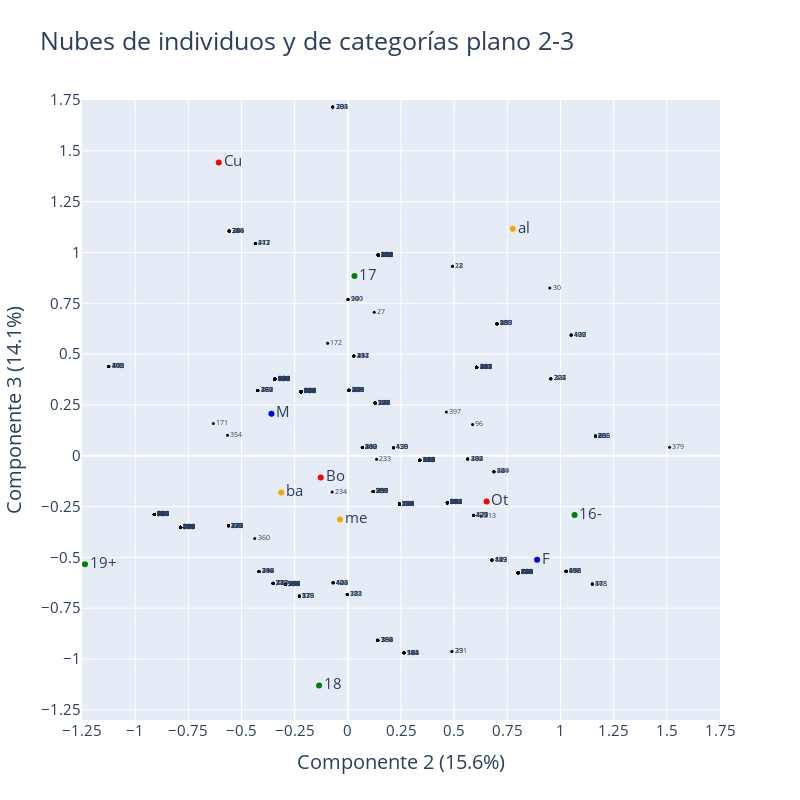

Notebook code cell kept with this figure:
### Markdown cell above
### Nubes de individuos y de categorías el plano factorial 2-3

### Code cell
# Crear la figura
fig = go.Figure()

# Agregar la nube de individuos en el plano 2-3
fig.add_trace(go.Scatter(x=row_coordinates_Z['Componente 2'], y=row_coordinates_Z['Componente 3'],
                         mode='markers+text', text=row_coordinates_Z.index,
                         marker=dict(size=3, color=[colors.get(x, 'black') for x in row_coordinates_Z.index]),
                         textposition='middle right',
                         name='Nube de individuos',
                         textfont=dict(size=7)))

# Definir los colores para las categorías
colors = {'F':'blue','M':'blue','16-':'green','17':'green','18':'green','19+':'green',
          'al':'orange','ba':'orange','me':'orange','Bo':'red','Cu':'red','Ot':'red'}

# Agregar la nube de categorías en el plano 2-3
fig.add_trace(go.Scatter(x=column_coordinates_Z['Componente 2'], y=column_coordinates_Z['Componente 3'],
                         mode='markers+text', text=column_coordinates_Z.index,
                         marker=dict(size=6, color=[colors.get(x, 'black') for x in column_coordinates_Z.index]),
                         textposition='middle right',
                         name='Nube de categorías plano 2-3',
                         textfont=dict(size=15)))

# Actualizar el diseño de la figura
fig.update_layout(width=800, height=800,
                  title='Nubes de individuos y de categorías plano 2-3',
                  xaxis=dict(dtick=0.25, range=[-1.25,1.75], title='Componente 2 (15.6%)',
                             title_font=dict(size=20), tickfont=dict(size=15)),
                  yaxis=dict(dtick=0.25, range=[-1.3,1.75], title='Componente 3 (14.1%)',
                             title_font=dict(size=20), tickfont=dict(size=15)),
                  title_font=dict(size=25),
                  showlegend=False)

# Mostrar la figura
fig.show()

### Figure 1 — Plotly figure (JSON) as saved in the notebook; plotly's stock layout.template omitted (floating-point values rounded to 4 significant figures; data arrays with more than 128 entries replaced by an {"elided": "..."} marker saying what was removed)
{"data": [{"marker": {"color": {"elided": "445 str values"}, "size": 3}, "mode": "markers+text", "name": "Nube de individuos", "text": {"elided": "445 int values"}, "textfont": {"size": 7}, "textposition": "middle right", "type": "scatter", "x": {"elided": "445 float values"}, "y": {"elided": "445 float values"}}, {"marker": {"color": ["blue", "blue", "green", "green", "green", "green", "orange", "orange", "orange", "red", "red", "red"], "size": 6}, "mode": "markers+text", "name": "Nube de categorías plano 2-3", "text": ["F", "M", "16-", "17", "18", "19+", "al", "ba", "me", "Bo", "Cu", "Ot"], "textfont": {"size": 15}, "textposition": "middle right", "type": "scatter", "x": [0.8899, -0.3593, 1.066, 0.03121, -0.1352, -1.236, 0.7755, -0.3128, -0.03687, -0.1273, -0.6068, 0.6526], "y": [-0.5119, 0.2067, -0.2917, 0.8837, -1.13, -0.5342, 1.116, -0.1811, -0.3135, -0.1068, 1.443, -0.2251]}], "layout": {"height": 800, "showlegend": false, "title": {"font": {"size": 25}, "text": "Nubes de individuos y de categorías plano 2-3"}, "width": 800, "xaxis": {"dtick": 0.25, "range": [-1.25, 1.75], "tickfont": {"size": 15}, "title": {"font": {"size": 20}, "text": "Componente 2 (15.6%)"}}, "yaxis": {"dtick": 0.25, "range": [-1.3, 1.75], "tickfont": {"size": 15}, "title": {"font": {"size": 20}, "text": "Componente 3 (14.1%)"}}}}
